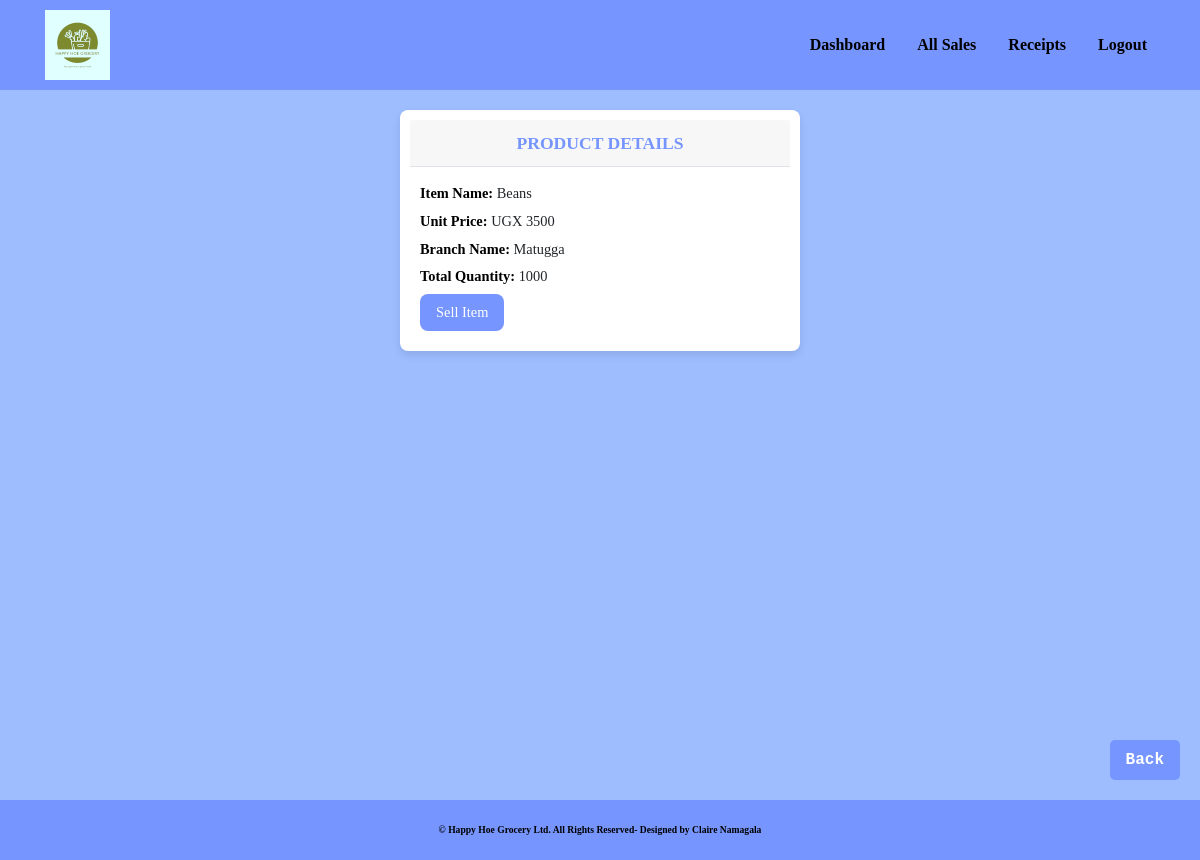
The app's page /home/8/ (signed in), older data.
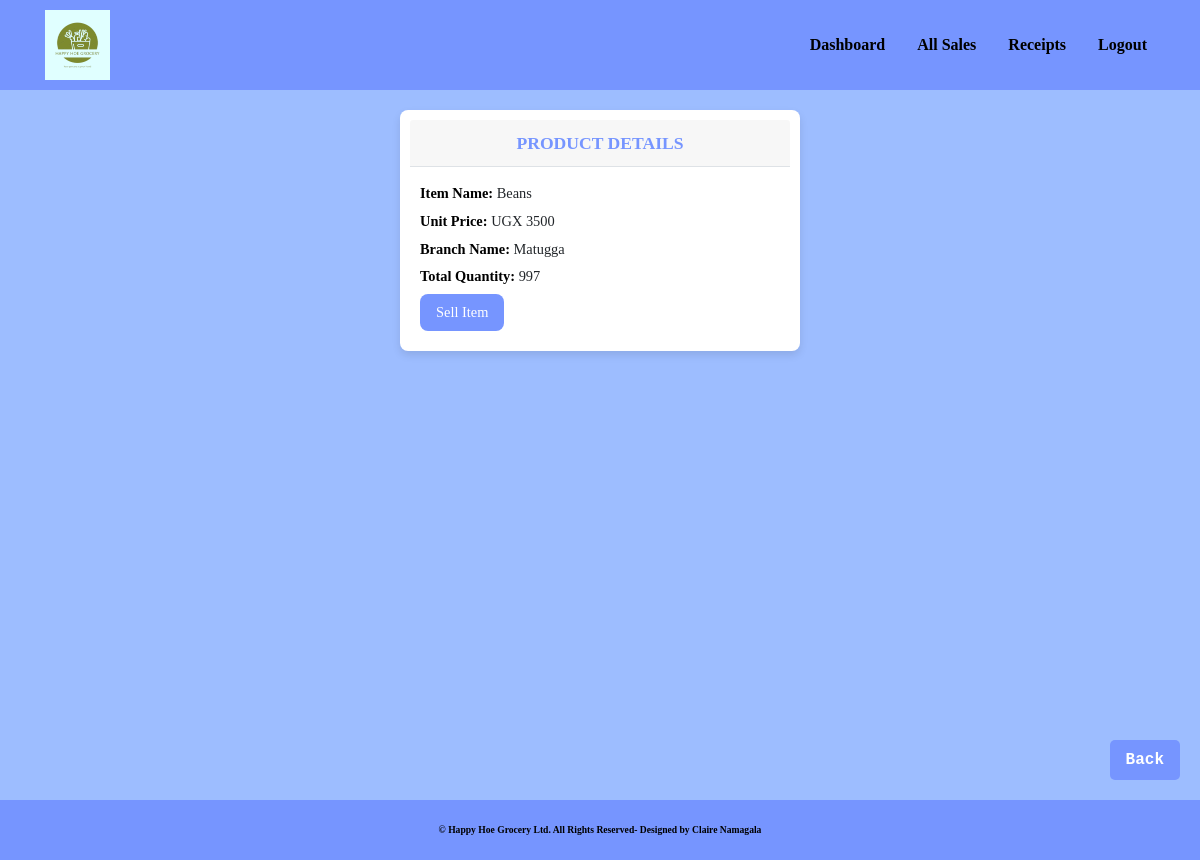
The same page, newer data.
### happy_hoe/models.py (models this page shows, shortened)
class Stock(models.Model):
    branch = [('Matugga', 'Matugga'), ('Mukono', 'Mukono')]
    stock_name = models.CharField(max_length=50, null=False, blank=False)  # Name of the stock item
    total_quantity = models.IntegerField(default=0, null=True, blank=True)  # Total quantity of the stock
    issued_quantity = models.IntegerField(default=0, null=True, blank=True)  # Quantity issued from the stock
    unit_price = models.IntegerField(default=0, null=False, blank=False)  # Price per unit of the stock item
    stock_branch = models.CharField(max_length=50, null=False, blank=False, choices=branch)  # Branch where the stock is located

### happy_hoe/views.py (the view)
# urls.py: path('home/<int:product_id>/', views.product_detail, name='product_detail'),
@login_required
def product_detail(request, product_id):
    product = Stock.objects.get(id=product_id)
    return render(request, 'happy_hoe/product_detail.html', {'product': product})

### happy_hoe/templates/happy_hoe/product_detail.html (shortened to what this page needs)
{% extends 'happy_hoe/base.html' %}
{% block content %}
<div class="container">
  <div class="card-container">
    <div class="card-header">
      PRODUCT DETAILS
    </div>
    <div class="card-body">
      <p><strong>Item Name:</strong> {{ product.stock_name }}</p>
      <p><strong>Unit Price:</strong> UGX {{ product.unit_price }}</p>
      <p><strong>Branch Name:</strong> {{ product.stock_branch }}</p>
      <p><strong>Total Quantity:</strong> {{ product.total_quantity }}</p>
      <div class="action-buttons">
        <a href="{% url 'issue_item' product.id %}" class="btn btn-primary">Sell Item</a>
      </div>
    </div>
  </div>
</div>
<a href="{% url 'dashboard' %}" class="back-button">Back</a>
{% endblock %}

Row changes from the older to the newer data that the page shows:
changed Stock "Beans": total_quantity "1000" → "997"
